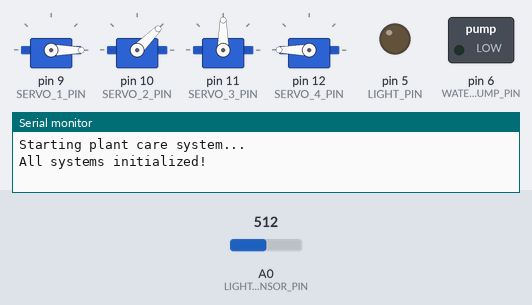
This sketch was run on a simulated Arduino Uno, built with avr-gcc and run on an emulated ATmega328P. On the bench: 4 × servo, switched loads named in the sketch (green lamp = pin HIGH), output pins drawn as LEDs (lit = HIGH), the last lines printed to the serial monitor. Inputs (shaded band) come from the test bench; at power-on: A0 (LIGHT_SENSOR_PIN) = 512.

Above: at 0.1 s.
At 120.1 s:
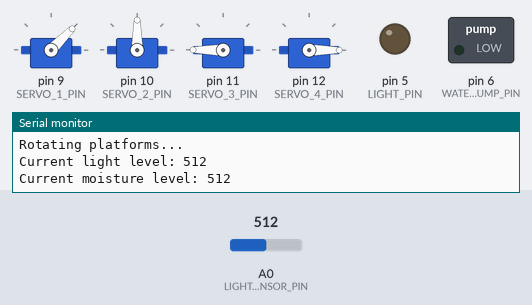
Timing chart, 0 to 121.6 s (numbered marks = the images above):
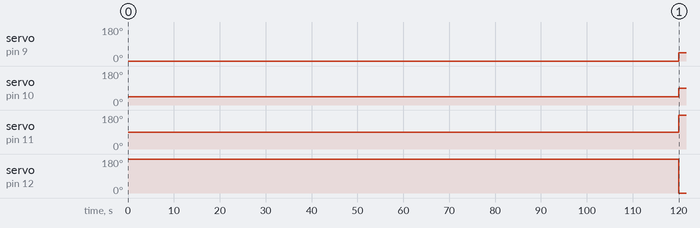

The sketch:

main.ino
```cpp
#include "motor_control.h"
#include "light_control.h"
#include "water_control.h"

// Время последнего вращения платформ
unsigned long lastRotationTime = 0;

void setup() {
    // Инициализация последовательного порта для отладки
    Serial.begin(9600);
    Serial.println("Starting plant care system...");

    // Инициализация всех подсистем
    initMotors();
    initLighting();
    initWatering();

    Serial.println("All systems initialized!");
}

void loop() {
    // Текущее время
    unsigned long currentTime = millis();

    // Обновление состояния освещения
    updateLighting();

    // Обновление состояния системы полива
    updateWatering();

    // Вращение платформ по расписанию
    if (currentTime - lastRotationTime >= ROTATION_DELAY) {
        lastRotationTime = currentTime;
        rotatePlatforms();

        // Вывод отладочной информации
        Serial.println("Rotating platforms...");
        Serial.print("Current light level: ");
        Serial.println(getLightLevel());
        Serial.print("Current moisture level: ");
        Serial.println(getMoistureLevel());
    }
}
```

light_control.cpp
```cpp
#include "light_control.h"


int currentBrightness = 0;
unsigned long lastLightCheck = 0;

void initLighting() {
    pinMode(LIGHT_PIN, OUTPUT);
    pinMode(LIGHT_SENSOR_PIN, INPUT);

    setLightBrightness(0);
}

void updateLighting() {
    unsigned long currentTime = millis();

    // Проверка освещения
    if (currentTime - lastLightCheck >= LIGHT_CHECK_INTERVAL) {
        lastLightCheck = currentTime;

        // получаем дату датчика освещенности
        int lightLevel = getLightLevel();

        // Если света мало, включаем подсветку
        if (lightLevel < LIGHT_THRESHOLD) {
            // Расчет яркости обратно пропорционально освещенности
            int targetBrightness = map(lightLevel, 0, LIGHT_THRESHOLD, MAX_BRIGHTNESS, MIN_BRIGHTNESS);
            setLightBrightness(targetBrightness);
        } else {
            //выключаем подсветку
            setLightBrightness(0);
        }
    }
}

void setLightBrightness(int brightness) {
    // чекаем пределы
    brightness = constrain(brightness, 0, MAX_BRIGHTNESS);

    // ставим новую яркость
    if (brightness != currentBrightness) {
        currentBrightness = brightness;
        analogWrite(LIGHT_PIN, currentBrightness);
    }
}

int getLightLevel() {
    //возвращаем уровень освещенности
    return analogRead(LIGHT_SENSOR_PIN);
}
```

light_control.h
```cpp
#ifndef LIGHT_CONTROL_H
#define LIGHT_CONTROL_H

#include <Arduino.h>

//  пины освещения
#define LIGHT_PIN 5       // PWM пин для светодиодной ленты
#define LIGHT_SENSOR_PIN A0  // Аналоговый пин для датчика освещенности

// Константы для управления освещением
#define LIGHT_CHECK_INTERVAL 60000  // Проверка света
#define LIGHT_THRESHOLD 500     // мин освещенность для включения света

// Пределы яркости света
#define MIN_BRIGHTNESS 50   // Мин яркость
#define MAX_BRIGHTNESS 255  // Макс яркость

void initLighting();
void updateLighting();
void setLightBrightness(int brightness);
int getLightLevel();

#endif
```

motor_control.cpp
```cpp
#include "motor_control.h"

Servo servos[4];  //сервоприводы
int currentIndex = 0;  //индекс последовательности

void initMotors() {
    // Инициализация сервоприводов
    servos[0].attach(SERVO_1_PIN);
    servos[1].attach(SERVO_2_PIN);
    servos[2].attach(SERVO_3_PIN);
    servos[3].attach(SERVO_4_PIN);

    //начальная позиция
    setServoPositions(0);
}

void rotatePlatforms() {
    //меняем индекс
    currentIndex = (currentIndex + 1) % NUM_ANGLES;

    setServoPositions(currentIndex);
}

void setServoPositions(int index) {
    //позиции для сервоприводов
    for (int i = 0; i < 4; i++) {
        int angleIndex = (index + i) % NUM_ANGLES;
        servos[i].write(SERVO_ANGLES[angleIndex]);
    }
}
```

motor_control.h
```cpp
#ifndef MOTOR_CONTROL_H
#define MOTOR_CONTROL_H

#include <Servo.h>

// пины сервоприводов
#define SERVO_1_PIN 9
#define SERVO_2_PIN 10
#define SERVO_3_PIN 11
#define SERVO_4_PIN 12

// задержка
#define ROTATION_DELAY 120000

//углы
const int NUM_ANGLES = 4;
const int SERVO_ANGLES[NUM_ANGLES] = {0, 45, 90, 180};

// Прототипы функций
void initMotors();
void rotatePlatforms();
void setServoPositions(int index);

#endif
```

water_control.cpp
```cpp
#include "water_control.h"

// переменные для модуля полива
bool isWatering = false;
unsigned long wateringStartTime = 0;
unsigned long lastMoistureCheck = 0;

void initWatering() {
    pinMode(WATER_PUMP_PIN, OUTPUT);
    pinMode(MOISTURE_SENSOR_PIN, INPUT);

    // насос выключен?
    digitalWrite(WATER_PUMP_PIN, LOW);
}

void updateWatering() {
    unsigned long currentTime = millis();

    // нужно выключить полив?
    if (isWatering) {
        if (currentTime - wateringStartTime >= WATERING_DURATION) {
            stopWatering();
        }
    }

    else if (currentTime - lastMoistureCheck >= MOISTURE_CHECK_INTERVAL) {
        lastMoistureCheck = currentTime;
        checkAndWaterPlants();
    }
}

bool isWateringActive() {
    return isWatering;
}

int getMoistureLevel() {
    // Считываем и возвращаем текущий уровень влажности почвы
    return analogRead(MOISTURE_SENSOR_PIN);
}

void startWatering() {
    if (!isWatering) {
        digitalWrite(WATER_PUMP_PIN, HIGH);
        isWatering = true;
        wateringStartTime = millis();
    }
}

void stopWatering() {
    if (isWatering) {
        digitalWrite(WATER_PUMP_PIN, LOW);
        isWatering = false;
    }
}

void checkAndWaterPlants() {
    int moistureLevel = getMoistureLevel();

    // запускаем полив
    if (moistureLevel < MOISTURE_THRESHOLD) {
        startWatering();
    }
}
```

water_control.h
```cpp
#ifndef WATER_CONTROL_H
#define WATER_CONTROL_H

#include <Arduino.h>

// Константы для системы полива
#define WATER_PUMP_PIN 6         // Пин для управления насосом
#define MOISTURE_SENSOR_PIN A1   // пин для датчика влажности

// Константы для параметров полива
#define WATERING_DURATION 3000   // 3 секунды на полив
#define MOISTURE_CHECK_INTERVAL 300000  // Проверка влажности раз в 5 минут
#define MOISTURE_THRESHOLD 300   // Порог влажности для полива

// Прототипы функций
void initWatering();
void updateWatering();
bool isWateringActive();
int getMoistureLevel();
void startWatering();
void stopWatering();
void checkAndWaterPlants();

#endif
```

Measured:
- by itself, servo on pin 9 (SERVO_1_PIN): 0° → 45° at 120 s
- by itself, servo on pin 10 (SERVO_2_PIN): 45° → 90° at 120 s
- by itself, servo on pin 11 (SERVO_3_PIN): 90° → 180° at 120 s
- by itself, servo on pin 12 (SERVO_4_PIN): 180° → 0° at 120 s
